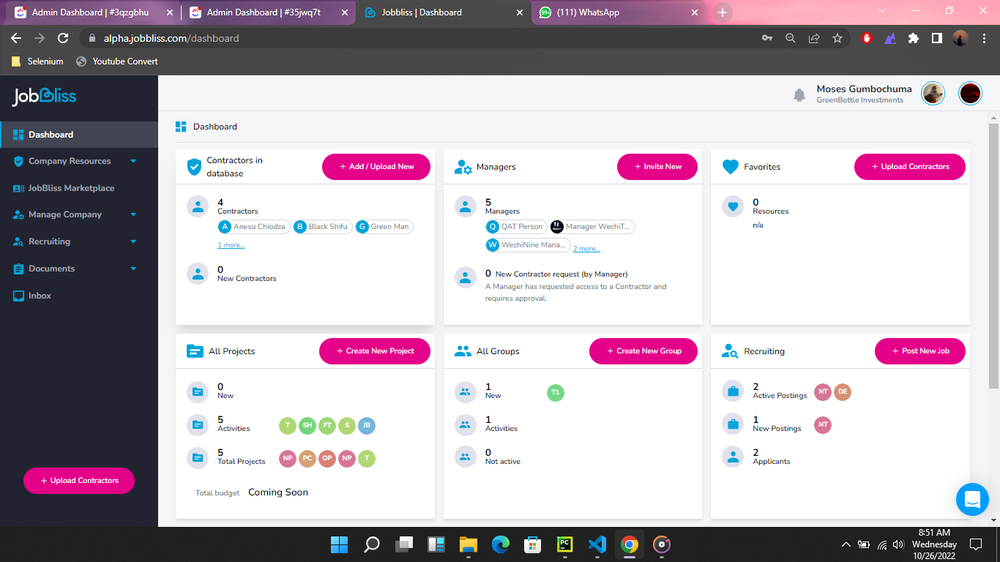
#> input picture qaCommandCenter/qaCommandCenter/blueprints/jb/test1.png, 1000 x 562 px, shrunk from 1366 x 768 before the run
$ python experiment.py
#> lines starting #> are read from the running program, lines starting #| are printed output that depends on the picture; after the words box and inside, x2 and y2 are one past the last pixel; in counts of white or black regions, pixels touching at a corner belong together
# # import module
# from PIL import Image, ImageChops
#
# # assign images
# img1 = Image.open("1.jpg")
# img2 = Image.open("2.jpg")
#
# # finding difference
# diff = ImageChops.difference(img1, img2)
#
# # showing the difference
# diff.show()

import cv2

# load images
image1 = cv2.imread("test1.png")
#> image1 is the input picture: shape (562, 1000, 3); mean B, G, R 187.8, 180.4, 187.6
image2 = cv2.imread("test2.png")
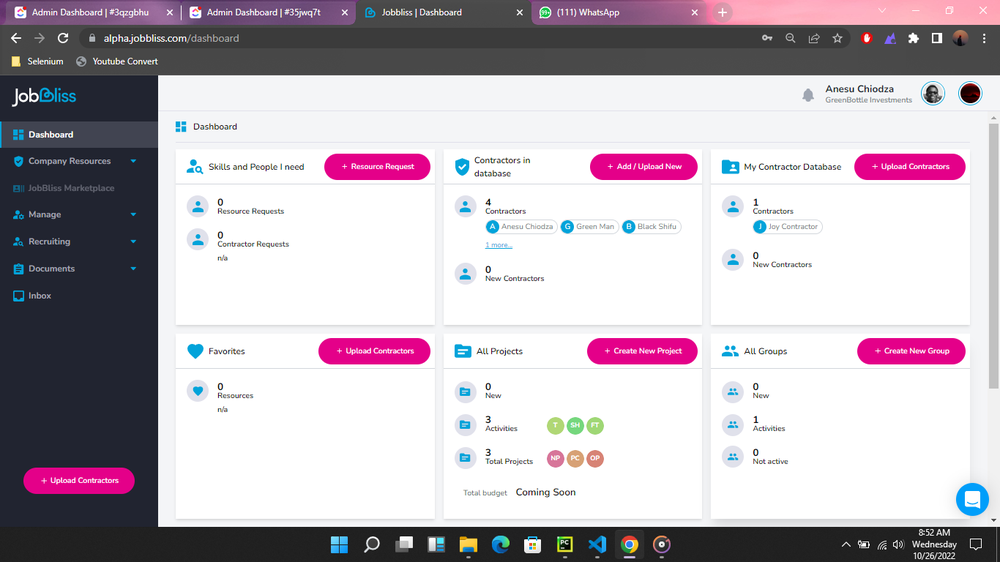
#> input picture qaCommandCenter/qaCommandCenter/blueprints/jb/test2.png, 1000 x 562 px, shrunk from 1366 x 768 before the run
#> image2 is the input picture: shape (562, 1000, 3); mean B, G, R 188, 180.4, 188

# compute difference
difference = cv2.subtract(image1, image2)
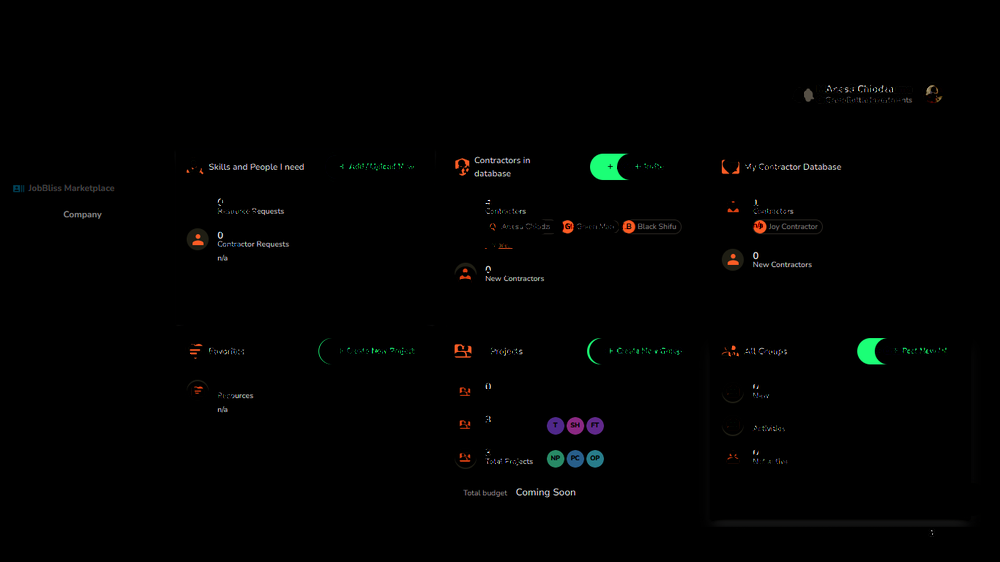
#> difference: shape (562, 1000, 3); mean B, G, R 1.6, 1.9, 1.6

# color the mask red
Conv_hsv_Gray = cv2.cvtColor(difference, cv2.COLOR_BGR2GRAY)
ret, mask = cv2.threshold(Conv_hsv_Gray, 0, 255,cv2.THRESH_BINARY_INV |cv2.THRESH_OTSU)
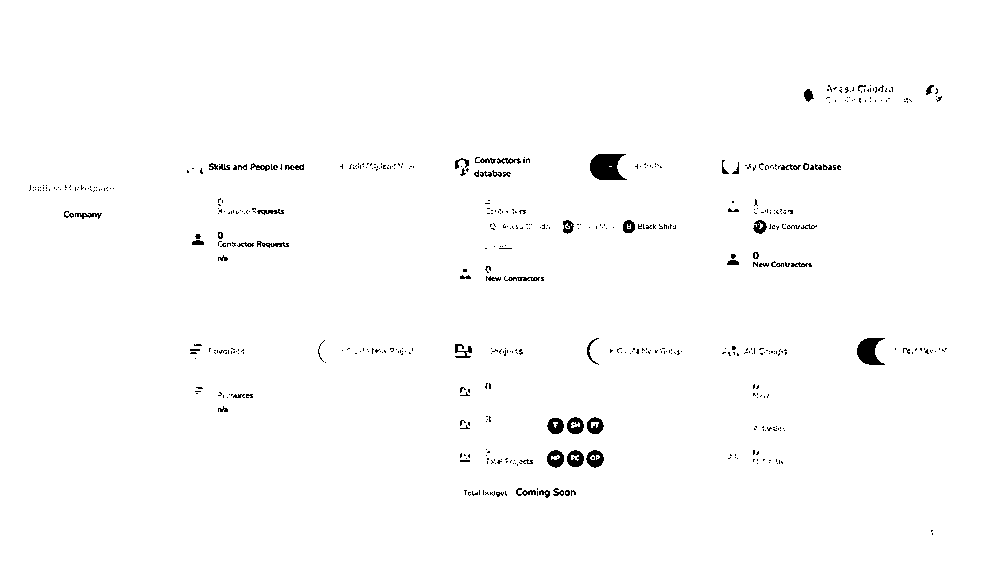
#> mask: shape (562, 1000); 98.7% white; 557 black regions (486 under 20 px), largest, box (x1, y1, x2, y2) and area: (590, 154, 627, 180) 714, (857, 338, 885, 365) 486, (547, 450, 564, 468) 204
#> ret = 55
difference[mask != 255] = [0, 0, 255]
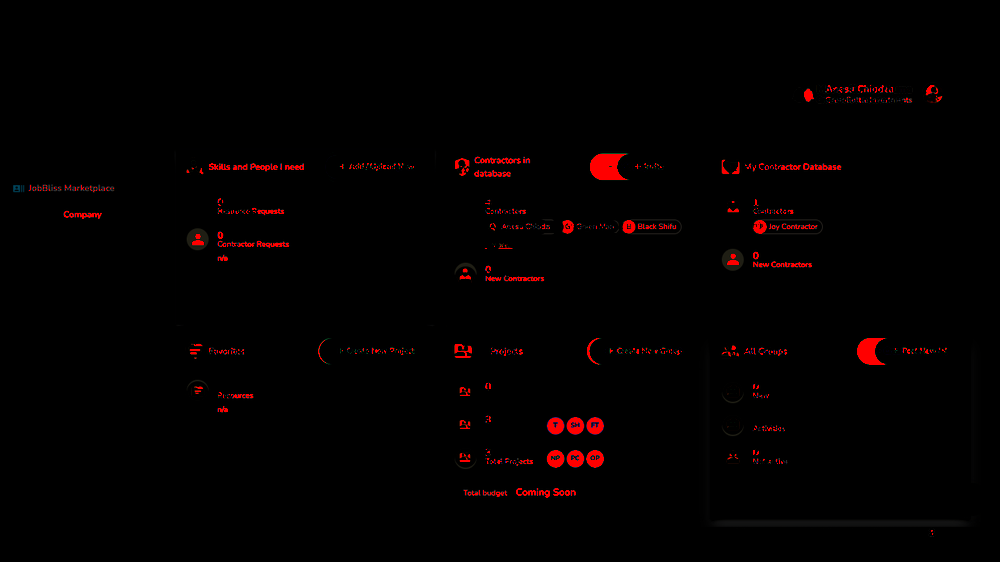
#> difference: shape (562, 1000, 3); 1.26% of pixels changed, all inside (x1, y1, x2, y2) = (29, 85, 947, 535)

# add the red mask to the images to make the differences obvious
image1[mask != 255] = [0, 0, 255]
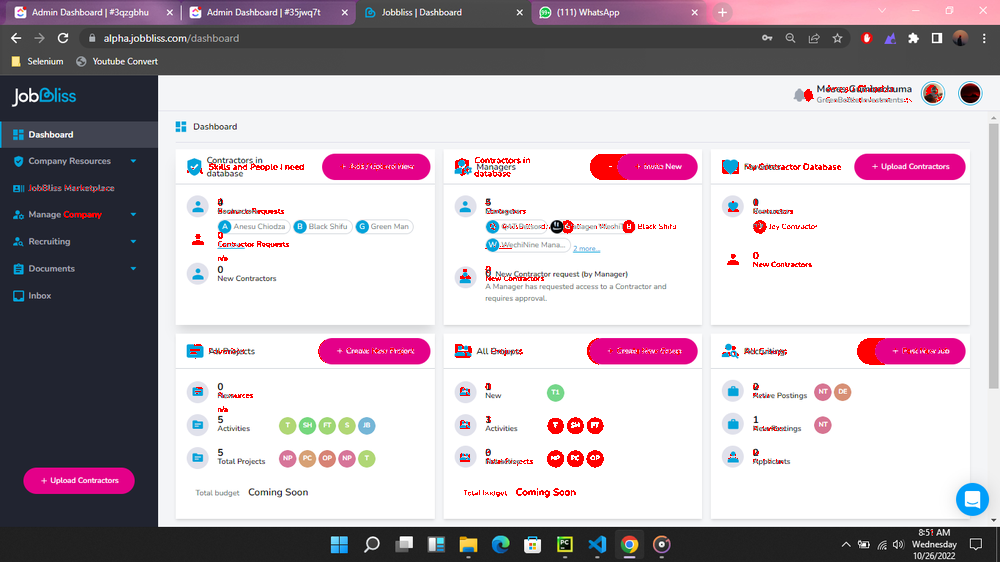
#> image1: shape (562, 1000, 3); 1.26% of pixels changed, all inside (x1, y1, x2, y2) = (29, 85, 947, 535)
image2[mask != 255] = [0, 0, 255]
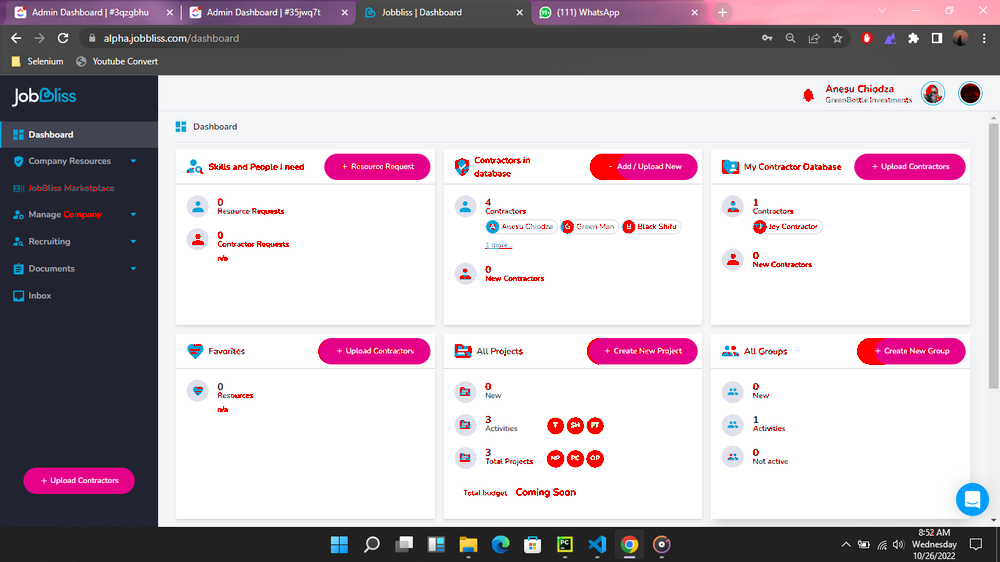
#> image2: shape (562, 1000, 3); 1.26% of pixels changed, all inside (x1, y1, x2, y2) = (29, 85, 947, 535)

# store images
cv2.imwrite('diffOverImage1.png', image1)
cv2.imwrite('diffOverImage2.png', image1)
cv2.imwrite('diff.png', difference)
